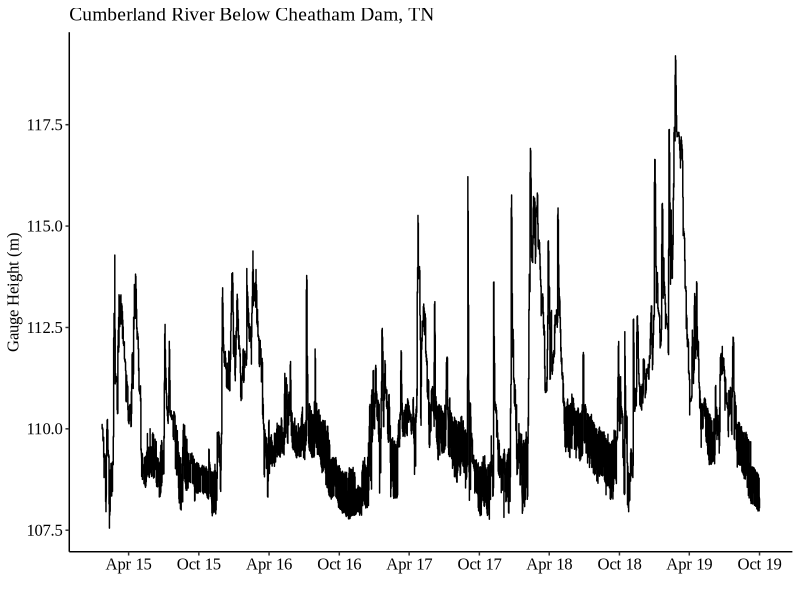
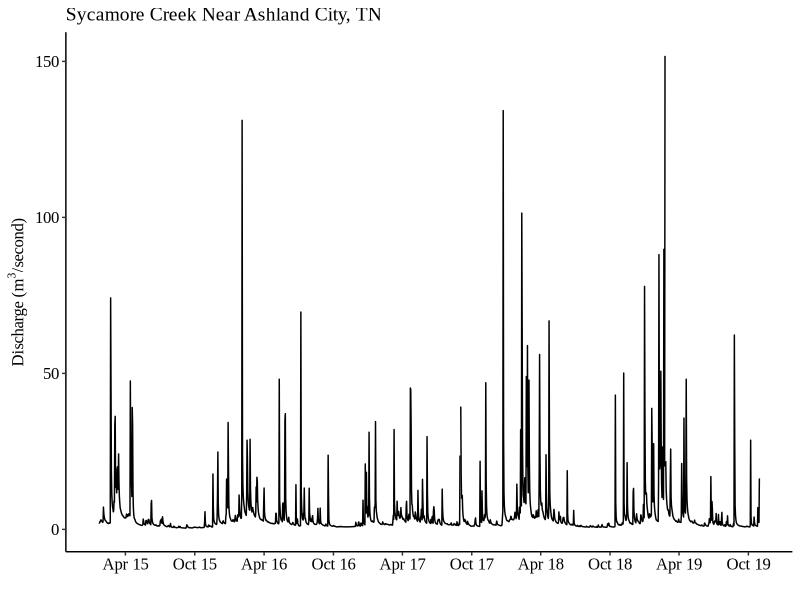

The R source for these figures, in order: (Note: this script raises an error after producing the figures.)
## ---- chunk 1
packages <- c(
  "caret",
  "utils",
  "raster",
  "data.table",
  "grid",
  "vegan",
  "permute",
  "sp",
  "dplyr",
  "ggplot2",
  "tidyr",
  "knitr",
  "lattice",
  "MASS",
  "randomForest",
  "randomForestExplainer",
  "ROCR",
  "cowplot",
  "ggrepel",
  "gt",
  "glue",
  "pdp",
  "scales",
  "kableExtra",
  "cowplot",
  "vegan"
)

sapply(packages, require, character.only=T)
## ---- chunk 2
theme_set(
  theme_bw(base_family = "Times New Roman")
)
## ---- chunk 3
study <- read.csv("public_data/Cottonmouth-Datasheet.csv")
## ---- chunk 4
gauge<-read.csv("data/GaugeData-USGS.csv")
gauge[,2]<-as.Date(gauge[,2])
gauge[,4]<-gauge[,3]*0.3048

discharge<-read.csv("data/SycamoreData-USGS.csv")
discharge[,2]<-as.Date(discharge[,2])
discharge[,4]<-discharge[,3]*0.0283168

p1<-ggplot(gauge, aes(x =gauge$datetime, y= gauge$V4))+
  geom_line(color = "black")+
  xlab("")+
  ylab("Gauge Height (m)")+
  ggtitle("Cumberland River Below Cheatham Dam, TN")+
  #ggtitle("USGS 03435000 Cumberland River Below Cheatham Dam, TN")+
  scale_x_date(breaks=date_breaks("6 months"), labels = date_format("%b %y"))+
  theme_classic() +
  theme(text = element_text(family = "Times New Roman")) +
  theme(
    plot.title = element_text(size = 14),
    axis.title.x = element_text(size = 12),
    axis.title.y = element_text(size = 12),
    axis.text.x = element_text(size = 12, color = "black"),
    axis.text.y = element_text(size = 12, color = "black")
  )

p2<-ggplot(discharge, aes(x =discharge$datetime, y= discharge$V4))+
  geom_line(color = "black")+
  xlab("")+
  ylab(expression("Discharge (" * m^3 * "/second)"))+
  ggtitle("Sycamore Creek Near Ashland City, TN")+
  #ggtitle("USGS 03431800 Sycamore Creek Near Ashland City, TN")+
  scale_x_date(breaks=date_breaks("6 months"), labels = date_format("%b %y"))+
  theme_classic() +
  theme(text = element_text(family = "Times New Roman")) +
  theme(
    plot.title = element_text(size = 14),
    axis.title.x = element_text(size = 12), 
    axis.title.y = element_text(size = 12),
    axis.text.x = element_text(size = 12, color = "black"),
    axis.text.y = element_text(size = 12, color = "black")
  )

(p1 / p2) #stack plots using patchwork

ggsave("HCB_figs/fig2_hydrographs.jpg")
#ggsave("HCB_figs/fig1_hydrographs.jpg", width = 3.43, height = 3)
## ---- chunk 5
#Subsetting Groups
male<- study %>% subset(Group == "MALE")
female<- study %>% subset(Group == "FEMALE")
juvenile<- study %>% subset(Group == "JUVENILE")
YOY<- study %>% subset(Group == "YOY")
## ---- chunk 6
glimpse(study)
s<-study[,c(3:24)]
s<-na.omit(s)
glimpse(s)
## ---- chunk 7
#Averaged surface and ambient temperature variables
Temp<-(s$Surface.Temp+s$Ambient.Temp)/2
s<-cbind(s,Temp)
#Removed correlated variables
s<-s[,c(1,5,6,7,8,9,10,11,12,13,14,15,17,18,19,20,21,22,23)]
glimpse(s)
## ---- chunk 8
s1<-s[,c(1,2,3,4,5,6,7,8,9,10,11,12,13,14,15,16,17,18,19)]
glimpse(s1)
#PCA
pc<-princomp(s1[,c(2,3,4,5,6,7,8,9,10,11,12,13,14,15,16,19)], cor = T, scores = T)
#Component
#Setting- Up ANOVA
comp<-pc$scores[,1:3]
s1<-cbind(s1, comp)
#Snake Averages
group<- s1 %>% subset(Type == "SNAKE")

pcomp<-group_by(group, Group)%>%
  summarise(Comp.1 = mean(Comp.1),
            Comp.2 = mean(Comp.2),
            Comp.3 = mean(Comp.3))
## ---- chunk 9
summary(pc)
screeplot(pc, type = "l")
## ---- chunk 10
##Colored Plot Snake vs Habitat
p<-ggplot(data = s1, aes(Comp.1, Comp.2, shape = Type))+
  geom_point(size = 3.1)+
  scale_shape_manual(values = c(21, 19))+
  theme_bw(base_size = 24)+
  theme(panel.grid = element_blank(), panel.border = element_rect(fill= "transparent"))+
  geom_hline(yintercept = 0, lty = 2) +
  geom_vline(xintercept = 0, lty = 2)+
  xlim(-6,6)+
  ylim(-4.5,4.5)+
  stat_ellipse(type = "norm", aes(color = Type), 
               show.legend = FALSE,size = 1, level = 0.95, linetype = 1)+
  scale_color_manual(values=c("#969696", "#252525"))+
  annotate("label",  x = 3.5, y = 2.7, label = "Cottonmouth", color ="#252525", size = 9, family = "Times New Roman")+
  annotate("label",  x = 3, y = -3.5, label = "Habitat", color ="#969696", size = 9, family = "Times New Roman")+
  xlab(expression(atop("aquatic sites" %<->% "terrestrial sites", paste("PC-1 (22.6%)" ))))+
  ylab(expression(atop ("PC-2 (11.8%)", paste("low cover " %<->% "high cover"))))+
  theme(text = element_text(family = "Times New Roman")) +
  theme(legend.position="none", legend.background = element_rect(fill="White",
                                                                 size=0.5),
    axis.title.x = element_text(size = 26),
    axis.title.y = element_text(size = 26),
    axis.text.x = element_text(size = 20, color = "black"),
    axis.text.y = element_text(size = 20, color = "black")
  )

#Adding Densities
xdens<-axis_canvas(p, axis = "x")+
  geom_density(data =group, aes(Comp.1, color = group$Group, fill = group$Group), alpha = 0.15, size =1, linetype= "dashed")+
  scale_fill_manual(values = c("#F8766D","#7CAE00","#00BFC4", "#C77CFF"))+
  scale_color_manual(values = c("#F8766D","#7CAE00","#00BFC4", "#C77CFF")) +
  theme(text = element_text(family = "Times New Roman"))

ydens<-axis_canvas(p, axis = "y", coord_flip = TRUE)+
  geom_density(data =group, aes(Comp.2, color = group$Group, fill = group$Group), alpha = 0.15, size =1, linetype= "dashed")+
  scale_fill_manual(values = c("#F8766D","#7CAE00","#00BFC4", "#C77CFF"))+
  scale_color_manual(values = c("#F8766D","#7CAE00","#00BFC4", "#C77CFF"))+
  theme(text = element_text(family = "Times New Roman")) +
  coord_flip()

p1<-insert_xaxis_grob(p, xdens, grid::unit(0.2, "null"), position= "top")
p2<-insert_yaxis_grob(p1,ydens, grid::unit(0.2, "null"), position = "right")

twogroup<-ggdraw(p2)

#Colored Intraspecific Group
gg_scatter1<-ggplot(data = s1, aes(Comp.1, Comp.2, shape = Type))+
  scale_shape_manual(values = c(15,21,16,17,18, 19))+
  theme_bw(base_size = 24)+
  theme(text = element_text(family = "Times New Roman")) +
  theme(panel.grid = element_blank(), panel.border = element_rect(fill= "transparent"))+
  geom_hline(yintercept = 0, lty = 2) +
  geom_vline(xintercept = 0, lty = 2)+
  xlim(-6,6)+
  ylim(-4.5,4.5)+
  stat_ellipse(type = "norm", aes(color = Type), 
               show.legend = FALSE,size = 1, level = 0.95, linetype = 1)+
  scale_color_manual(values=c("#F8766D","#969696","#7CAE00","#00BFC4", "#C77CFF", "#252525"))+
  annotate("label",  x = 3.2, y = 2.7, label = "Cottonmouth", color ="#252525", size = 9, family = "Times New Roman")+
  annotate("label",  x = 3, y = -3.5, label = "Habitat", color ="#969696", size = 9, family = "Times New Roman")+
  xlab(expression(atop("aquatic sites" %<->% "terrestrial sites", paste("PC-1 (22.6%)" ))))+
  ylab(expression(atop ("PC-2 (11.8%)", paste("low cover " %<->% "high cover"))))+
  theme(legend.position="none", legend.background = element_rect(fill="White",
                                                                 size=0.5),
    axis.title.x = element_text(size = 26),
    axis.title.y = element_text(size = 26),
    axis.text.x = element_text(size = 20, color = "black"),
    axis.text.y = element_text(size = 20, color = "black"))

pp<-gg_scatter1+
  geom_point(data =pcomp, aes(pcomp$Comp.1, pcomp$Comp.2, shape = Group, color = Group), size = 8, alpha= 0.8)+
  theme(text = element_text(family = "Times New Roman")) +
  annotate("label", x = 0.9, y = 0.5, label = "FEMALE", color ="#F8766D", size = 6, family = "Times New Roman")+
  annotate("label", x = -1.6, y = 1.2, label = "JUVENILE", color ="#7CAE00", size = 6, family = "Times New Roman")+
  annotate("label", x = -0.7, y = -0.15, label = "MALE", color ="#00BFC4", size = 6, family = "Times New Roman")+
  annotate("label", x = 0.8, y = 1.7, label = "NEONATE", color ="#C77CFF", size =6, family = "Times New Roman")

#Adding Densities for Intraspecific Groups
xdens1<-axis_canvas(pp, axis = "x")+
  geom_density(data =group, aes(Comp.1, color = group$Group, fill = group$Group), alpha = 0.15, size =1, linetype= "dashed")+
  scale_fill_manual(values = c("#F8766D","#7CAE00","#00BFC4", "#C77CFF"))+
  scale_color_manual(values = c("#F8766D","#7CAE00","#00BFC4", "#C77CFF"))

ydens1<-axis_canvas(pp, axis = "y", coord_flip = TRUE)+
  geom_density(data =group, aes(Comp.2, color = group$Group, fill = group$Group), alpha = 0.15, size =1, linetype= "dashed")+
  scale_fill_manual(values = c("#F8766D","#7CAE00","#00BFC4", "#C77CFF"))+
  scale_color_manual(values = c("#F8766D","#7CAE00","#00BFC4", "#C77CFF"))+
  coord_flip()

p11<-insert_xaxis_grob(pp, xdens1, grid::unit(0.2, "null"), position= "top")
p22<-insert_yaxis_grob(p11,ydens1, grid::unit(0.2, "null"), position = "right")

fourgroup<-ggdraw(p22)

colored<-plot_grid(twogroup,fourgroup, nrow = 1, align = "h")
## ---- chunk 11
colored
ggsave("HCB_figs/fig3_PCA_ellipses.jpg")
## ---- chunk 12
Description<- c("Percentage of canopy above quadrat", "Coverage within quadrat","Coverage within quadrat","Coverage within quadrat","Coverage within quadrat", "Height of largest living woody stem", "Height of cover object closest to snake point", "Distance to nearest cover object", "Diameter of largest log within quadrat", "Distance to nearest water source", "Water depth measured within quadrat", "Coverage within quadrat","Coverage within quadrat","Coverage within quadrat", "Coverage within quadrat","Mean temperature within quadrat", "", "")

loadings<-pc$loadings[,1:3]
sdev<-t(data.frame(pc$sdev))
eigen<-sdev[,1:3]
Variance<-c(22.60, 11.81, 9.27)
loadings<-rbind(loadings, eigen, Variance)
loadings<-round(loadings, digits = 3)
names(loadings)<-c("PC-1", "PC-2", "PC-3")
loadings<-round(loadings, digits = 3)
loadings<-cbind(Description, loadings)

"Variable (units)"<-c("Canopy Closure (%)", "Rock Cover (%)", "Leaf Cover (%)", "Vegetative Cover (%)", "Fallen Log Cover (%)","Woody Stem Height (cm)", "Cover Height (cm)", "Distance To Cover (cm)","Log Diameter (cm)", "Distance To Water (cm)", "Water Depth (cm)", "Percent Water (%)", "Percent Woody Debris (%)", "Percent Floating Vegetation (%)", "Percent Bare Soil (%)", "Mean Temperature (C)", "Eigenvalue", "Explained Variance")

loadings<-cbind(`Variable (units)`,loadings)
names(loadings)<-c("Variable (units)", "Description", "PC-1", "PC-2", "PC-3")
row.names(loadings)<-NULL

kable(loadings) %>%
  kable_styling("striped")%>%
  pack_rows("PCA Statistics", 17,18)
  
## ---- chunk 13
# #PERMANOVA
# Perm1<-adonis2(s1[,c(2,3,4,5,6,7,8,9,10,11,12,13,14,15,16,22)]~ Type, data = s1, method='eu')
# Perm1<-cbind(Perm1$aov.tab[1,4], Perm1$aov.tab[1,6])
# 
# #PERMDISP
# dist<-dist(scale(s1[,c(2,3,4,5,6,7,8,9,10,11,12,13,14,15,16,22)]))
# bd<-anova(betadisper(dist,s1$Type))
# beta<-betadisper(dist,s1$Type)
# bd1<-cbind(bd$`F value`, bd$`Pr(>F)`)
# bd1<-data.frame(bd1)
# bd1<-bd1[-2,]
# PermDisp<- cbind(Perm1, bd1)
# names(PermDisp)<-c("Pseudo-F", "P", "F", "P ")
# row.names(PermDisp)<-c("Proportions (Euclidean)")
# 
# gt(PermDisp, rownames_to_stub = TRUE)%>%
#   fmt_number(columns = c(1,3),
#              decimals = 2,
#              suffixing = T)%>%
#     fmt_scientific(columns = c(2,4),
#              decimals = 2)%>%
#   tab_spanner(
#     label = "PERMANOVA", columns = 1:2)%>%
#   tab_spanner(
#     label = "PERMDISP", columns = 3:4)%>%
#   tab_source_note(
#     source_note = "N(permutations) = 999")%>%
#   tab_source_note(
#     source_note = "df = 1")
## ---- chunk 14
vars <- c(2:16, 22)

# distance matrix
d <- dist(scale(s1[, vars]), method = "euclidean")

# PERMANOVA
perm <- adonis2(d ~ Type, data = s1)

Perm1 <- data.frame(
  `Pseudo-F` = perm$F[1],
  P = perm$`Pr(>F)`[1],
  check.names = FALSE
)

# PERMDISP
beta <- betadisper(d, s1$Type)
bd <- anova(beta)

bd1 <- data.frame(
  F = bd$`F value`[1],
  `P ` = bd$`Pr(>F)`[1],
  check.names = FALSE
)

# Combine
PermDisp <- cbind(Perm1, bd1)

row.names(PermDisp) <- "Proportions (Euclidean)"

PermDisp

gt(PermDisp, rownames_to_stub = TRUE)%>%
  fmt_number(columns = c(1,3),
             decimals = 2,
             suffixing = T)%>%
    fmt_scientific(columns = c(2,4),
             decimals = 2)%>%
  tab_spanner(
    label = "PERMANOVA", columns = 1:2)%>%
  tab_spanner(
    label = "PERMDISP", columns = 3:4)%>%
  tab_source_note(
    source_note = "N(permutations) = 999")%>%
  tab_source_note(
    source_note = "df = 1")

## ---- chunk 15
beta
## ---- chunk 16
pcomp<-pcomp[,2:4]
names(pcomp)<- c( "PC-1","PC-2", "PC-3")
row.names(pcomp)<-c("Female", "Juvenile", "Male", "YOY")
pcomp[,1:3]<-round(pcomp[,1:3], digits = 3)

C1<-aov(Comp.1~Group, group)
C2<-aov(Comp.2~Group, group)
C3<-aov(Comp.3~Group, group)

F.value<-c(anova(C1)$"F value"[1], anova(C2)$"F value"[1], anova(C3)$"F value"[1])
p.value<-c(anova(C1)$"Pr(>F)"[1],anova(C2)$"Pr(>F)"[1],anova(C3)$"Pr(>F)"[1])

stats<-data.frame(t(cbind(F.value, p.value)))
names(stats)<-c( "PC-1","PC-2", "PC-3")
pcomp<-rbind(pcomp,stats)

row.names(pcomp)<-c("Female", "Juvenile", "Male", "YOY", "F", "P-value")
pcomp<-round(pcomp, digits = 3)

gt(pcomp, rownames_to_stub = TRUE)%>%
  tab_stubhead(label = "Cottonmouth conspecific")%>%
  tab_row_group( group = "",
    rows = 1:4
  )%>%
  tab_row_group(
    group = "ANOVA",rows = c(5,6))
## ---- chunk 17
#PC-1
#ANOVA
summary(C1)
#Tukey
TukeyHSD(C1)
#PC-2
#ANOVA
summary(C2)
#Tukey 2
TukeyHSD(C2)

#PC-3
#ANOVA
summary(C3)

#Tukey 3
TukeyHSD(C3)
## ---- chunk 18
PC1<-ggplot(group, aes(x = Group, y = group$Comp.1, color = Group))+
  scale_color_manual(values = c("#F8766D","#7CAE00","#00BFC4", "#C77CFF"))+
  geom_boxplot()+
 ylab(expression(atop("aquatic site" %<->% "terrestrial sites", paste("PC-1 (22.6%)" ))))+
  xlab("")+
  geom_text(aes(4, 2.5, label = paste("P= 0.233")), color = "black", size=4)+
  theme_classic()+
  theme(legend.position="none", legend.background = element_rect(fill="White",size=0.5))

PC2<-ggplot(group, aes(x = Group, y = group$Comp.2, color = Group))+
  scale_color_manual(values = c("#F8766D","#7CAE00","#00BFC4", "#C77CFF"))+
  geom_boxplot()+
  ylab(expression(atop("low cover" %<->% "high cover", paste("PC-2 (11.8%)" ))))+
  xlab("")+
  geom_text(aes(4, 5, label = paste("P= 0.016*")), color = "black", size=4)+
  theme_classic()+
  theme(legend.position="none", legend.background = element_rect(fill="White",size=0.5))

PC3<-ggplot(group, aes(x = Group, y = group$Comp.3, color = Group))+
  scale_color_manual(values = c("#F8766D","#7CAE00","#00BFC4", "#C77CFF"))+
  geom_boxplot()+
  ylab(expression(atop("high vegetation" %<->% "low vegetation", paste("PC-3 (9.2%)" ))))+
  xlab("")+
  geom_text(aes(4, 5, label = paste("P= 0.358")), color = "black", size=4)+
  theme_classic()+
  theme(legend.position="none", legend.background = element_rect(fill="White",size=0.5))

plot_grid(PC1, PC2, PC3, labels=c("A)", "B)", "C)"), ncol = 3, nrow = 1)
## ---- chunk 19
#Linear Regression
mod<-lm(SVL~Comp.1,group)
mod2<-lm(SVL~Comp.2,group)
mod3<-lm(SVL~Comp.3,group)

LR1<-ggplot(group, aes(x= SVL, y= Comp.1))+
  geom_point(size = 2)+
  xlim(209, 1061)+
  geom_smooth(method = "lm", color= "black")+
  geom_hline(yintercept = 0, lty = 2) +
  geom_vline(xintercept = 600, lty = 2)+
  theme_bw(base_size = 24)+
  #geom_text(aes(900, 6, label = paste("R-squared = 0.034")), color="black")+
  geom_text(aes(900, 3, label = paste("P = 0.02")), color = "black", size=10, family = "Times New Roman")+
  #geom_text(aes(900, 3, label = paste("P = 0.023")), color = "black", size=10, family = "Times New Roman")+
  xlab("Snout-Vent Length (mm)")+
  ylab(expression(atop("aquatic site" %<->% "terrestrial sites", paste("PC-1 (22.6%)" ))))+
  ylim(-3,3)+
  guides(shape = "none")+
  theme(text = element_text(family = "Times New Roman")) +
  theme(panel.grid = element_blank(), panel.border = element_rect(fill= "transparent"),
    axis.title.x = element_text(size = 28),
    axis.title.y = element_text(size = 28),
    axis.text.x = element_text(size = 22),
    axis.text.y = element_text(size = 22)
  )

LR2<-ggplot(group, aes(x= SVL, y= Comp.2))+
  geom_point(size = 2)+
  xlim(209, 1061)+
  geom_smooth(method = "lm", color= "black")+
  geom_hline(yintercept = 0, lty = 2) +
  geom_vline(xintercept = 600, lty = 2)+
  theme_bw(base_size = 24)+
  #geom_text(aes(900, 6, label = paste("R-squared = 0.045")), color="black")+
  geom_text(aes(900, 3, label = paste("P = 0.008")), color = "black", size = 10, family = "Times New Roman")+
  xlab("Snout-Vent Length (mm)")+
  ylab(expression(atop("low cover" %<->% "high cover", paste("PC-2 (11.8%)" ))))+
  ylim(-3,3)+
  guides(shape = "none")+
  theme(text = element_text(family = "Times New Roman")) +
  theme(panel.grid = element_blank(), panel.border = element_rect(fill= "transparent"),
    axis.title.x = element_text(size = 28),
    axis.title.y = element_text(size = 28),
    axis.text.x = element_text(size = 22),
    axis.text.y = element_text(size = 22)
  )

LR3<-ggplot(group, aes(x= SVL, y= Comp.3))+
  geom_point(size = 2)+
  xlim(209, 1061)+
  geom_hline(yintercept = 0, lty = 2) +
  geom_vline(xintercept = 600, lty = 2)+
  theme_bw(base_size = 24)+
  #geom_text(aes(900, 6, label = paste("R-squared = 0.045")), color="black")+
  geom_text(aes(900, 3, label = paste("P = 0.49")), color = "black", size = 10, family = "Times New Roman")+
  xlab("Snout-Vent Length (mm)")+
  ylab(expression(atop("high vegetation" %<->% "low vegetation", paste("PC-3 (9.2%)" ))))+
  ylim(-3,3)+
  guides(shape = "none")+
  theme(text = element_text(family = "Times New Roman")) +
  theme(panel.grid = element_blank(), panel.border = element_rect(fill= "transparent"),
    axis.title.x = element_text(size = 28),
    axis.title.y = element_text(size = 28),
    axis.text.x = element_text(size = 22),
    axis.text.y = element_text(size = 22)
  )

#combine using patchwork
(LR1 + LR2 + LR3) +
  plot_annotation(tag_levels = 'A')

ggsave("HCB_figs/fig4_SVL_PCA_regressions.jpg")
## ---- chunk 20
summary(mod)
summary(mod2)
summary(mod3)
## ---- chunk 21
#Went with the Full Model
rf<-s1[,c(1,2,3,4,5,6,7,8,9,10,11,12,13,14,15,16,19)]
## ---- chunk 22
#Setting up Cross Validation Training and Validation sets
set.seed(123)
ind<-sample(2,nrow(rf),replace = T, prob = c(0.9,0.1))
train<-rf[ind==1,]
test<-rf[ind==2,]
## ---- chunk 23

train$Type <- as.factor(train$Type)
test$Type  <- as.factor(test$Type)

set.seed(123)
a1<- randomForest(Type~., data = train, ntree = 6000, importance = T)
a2<- randomForest(Type~., data = train, ntree = 6000, importance = T)
a3<- randomForest(Type~., data = train, ntree = 6000, importance = T)
a4<- randomForest(Type~., data = train, ntree = 6000, importance = T)
a5<- randomForest(Type~., data = train, ntree = 6000, importance = T)
a6<- randomForest(Type~., data = train, ntree = 6000, importance = T)
a7<- randomForest(Type~., data = train, ntree = 6000, importance = T)
a8<- randomForest(Type~., data = train, ntree = 6000, importance = T)
a9<- randomForest(Type~., data = train, ntree = 6000, importance = T)
a10<- randomForest(Type~., data = train, ntree = 6000, importance = T)
b1<- randomForest(Type~., data = train, ntree = 6000, importance = T)
b2<- randomForest(Type~., data = train, ntree = 6000, importance = T)
b3<- randomForest(Type~., data = train, ntree = 6000, importance = T)
b4<- randomForest(Type~., data = train, ntree = 6000, importance = T)
b5<- randomForest(Type~., data = train, ntree = 6000, importance = T)
b6<- randomForest(Type~., data = train, ntree = 6000, importance = T)
b7<- randomForest(Type~., data = train, ntree = 6000, importance = T)
b8<- randomForest(Type~., data = train, ntree = 6000, importance = T)
b9<- randomForest(Type~., data = train, ntree = 6000, importance = T)
b10<- randomForest(Type~., data = train, ntree = 6000, importance = T)
c1<- randomForest(Type~., data = train, ntree = 6000, importance = T)
c2<- randomForest(Type~., data = train, ntree = 6000, importance = T)
c3<- randomForest(Type~., data = train, ntree = 6000, importance = T)
c4<- randomForest(Type~., data = train, ntree = 6000, importance = T)
c5<- randomForest(Type~., data = train, ntree = 6000, importance = T)
c6<- randomForest(Type~., data = train, ntree = 6000, importance = T)
c7<- randomForest(Type~., data = train, ntree = 6000, importance = T)
c8<- randomForest(Type~., data = train, ntree = 6000, importance = T)
c9<- randomForest(Type~., data = train, ntree = 6000, importance = T)
c10<- randomForest(Type~., data = train, ntree = 6000, importance = T)
## ---- chunk 24
OOB1<-c(a1$err.rate[6000,1],a2$err.rate[6000,1],a3$err.rate[6000,1],a4$err.rate[6000,1],a5$err.rate[6000,1],a6$err.rate[6000,1],
       a7$err.rate[6000,1],a8$err.rate[6000,1],a9$err.rate[6000,1],a10$err.rate[6000,1],b1$err.rate[6000,1],b2$err.rate[6000,1],
       b3$err.rate[6000,1],b4$err.rate[6000,1],b5$err.rate[6000,1],b6$err.rate[6000,1],b7$err.rate[6000,1],b8$err.rate[6000,1],
       b9$err.rate[6000,1],b10$err.rate[6000,1],c1$err.rate[6000,1],c2$err.rate[6000,1],c3$err.rate[6000,1],c4$err.rate[6000,1],
       c5$err.rate[6000,1],c6$err.rate[6000,1],c7$err.rate[6000,1],c8$err.rate[6000,1],c9$err.rate[6000,1],c10$err.rate[6000,1])
OOB<-c(1-min(OOB1),1-mean(OOB1), 1-max(OOB1))
## ---- chunk 25
files<-list(a1,a2,a3,a4,a5,a6,a7,a8,a9,a10,b1,b2,b3,b4,b5,b6,b7,b8,b9,b10,c1,c2,c3,c4,c5,c6,c7,c8,c9,c10)

cv<-(function(x){
p<-predict(x, test)
cm<-caret::confusionMatrix(p, positive = "SNAKE",test$Type)

CVTABLE<-t(data.frame(cm$overall))
CV2TABLE<-t(data.frame(cm$byClass))

cv_table<-cbind(CVTABLE,CV2TABLE)
cv_table<-cv_table[,c(1,2,8,9)]
cv_table
})

cv_table<-t(data.frame(lapply(files, cv)))

cv_max<-c(max(cv_table[,1]), max(cv_table[,2]), max(cv_table[,3]), max(cv_table[,4]))
cv_mean<-c(mean(cv_table[,1]), mean(cv_table[,2]), mean(cv_table[,3]), mean(cv_table[,4]))
cv_min<-c(min(cv_table[,1]), min(cv_table[,2]), min(cv_table[,3]), min(cv_table[,4]))

cv_table<-data.frame(rbind(cv_max,cv_mean, cv_min))

RandomForest_Model<-c("Maximum", "Mean", "Minimum")
## ---- chunk 26

AUC<- function(z){
pred<-predict(z, test, type = "prob")
pred<-pred[,2]
pred<-prediction(pred, test$Type)

#AUC (Area Under The Curve)
auc<-performance(pred, "auc")
auc<-unlist(slot(auc, "y.values"))
  
}

AUC<-t(data.frame(lapply(files, AUC)))

AUC<-c(max(AUC), mean(AUC), min(AUC))
## ---- chunk 27
models<-cbind(cv_table, OOB, AUC)
models<-round(models, digits = 3)
models<-cbind(RandomForest_Model,models)
gt(models)%>%
  cols_label(
    RandomForest_Model = "Random Forest Models",
    X1 = "Accuracy",
    X2 = "Kappa",
    X3 = "Sensitivity",
    X4 = "Specificity")%>%
  tab_source_note(
    source_note = "N(trees) = 6000")%>%
  tab_source_note(
    source_note = "OOB = Out of Bag Accuracy")%>%
    tab_source_note(
    source_note = "AUC = Area Under the Curve")
## ---- chunk 28
a7 # Maximum Accuracy
a1 #Mean Accuracy
## ---- chunk 29
MDA<-randomForest::importance(a7, class = "SNAKE")
MDA<-data.frame(MDA[,c(1,2)])
gen<-sum(MDA[,1])
sna<-sum(MDA[,2])
#Calculating relative importance of MDA
MDA[,1]<-(MDA[,1]/gen)*100
MDA[,2]<-(MDA[,2]/gen)*100

#Plotting
Habitat_Variables <- c("Canopy Closure", "Rock Cover", "Leaf Cover", "Vegetative Cover","Fallen Log Cover","Woody Stem Height", "Cover Height", "Distance To Cover","Log Diameter","Distance To Water", "Water Depth", "Percent Water", "Percent Woody Debris", "Percent Floating Vegetation", "Percent Bare Soil", "Mean Temperature")

D <-cbind(Habitat_Variables,MDA)
row.names(D)<-NULL

ggplot(D, aes(x = reorder(Habitat_Variables, D$SNAKE), y = D$SNAKE))+
  geom_col(aes(fill=D$SNAKE), color = "black", width = 0.9)+
  geom_text(label=round(D$SNAKE,1), nudge_y = 0.5)+
    ylab("Relative Importance")+
  xlab(expression(atop("Environmental Variables", paste(""))))+
  coord_flip()+
  theme_classic()+
  theme(text = element_text(family = "Times New Roman")) +
  theme(legend.position = "none",
    axis.title.x = element_text(size = 24),
    axis.title.y = element_text(size = 24),
    axis.text.x = element_text(size = 20),
    axis.text.y = element_text(size = 20, color = "black")
  ) +
  scale_fill_gradient2(low="white", high="black")

ggsave("HCB_figs/fig5_variable_importance.jpg")
## ---- chunk 30
#RF a7
plotx<-partial(a7, pred.var = "Dist..To.Water", pdp = T, center = T, plot = T, plot.engine = "ggplot2", type = "classification", which.class = "SNAKE", train = train, rug = T)

ploty<-partial(a7, pred.var = "X.Bare.soil", pdp = T, center = T, plot = T, plot.engine = "ggplot2", type = "classification", which.class = "SNAKE", train = train, rug = T)

plotz<-partial(a7, pred.var = "Rock.Cover", pdp = T, center = T, plot = T, plot.engine = "ggplot2", type = "classification", which.class = "SNAKE", train = train, rug = T)

plotz1<-partial(a7, pred.var = "Depth", pdp = T, center = T, plot = T, plot.engine = "ggplot2", type = "classification", which.class = "SNAKE", train = train, rug = T)

plotz2<-partial(a7, pred.var = "X.Water", pdp = T, center = T, plot = T, plot.engine = "ggplot2", type = "classification", which.class = "SNAKE", train = train, rug = T)

plotz3<-partial(a7, pred.var = "Dist..To.Cover", pdp = T, center = T, plot = T, plot.engine = "ggplot2", type = "classification", which.class = "SNAKE", train = train, rug = T)
## ---- chunk 31

theme_partial_dependence <- theme_bw() +
  theme(
    text = element_text(family = "Times New Roman"),
    axis.title.x = element_text(size = 12),
    axis.title.y = element_text(size = 12),
    axis.text.x  = element_text(size = 10, color = "black"),
    axis.text.y  = element_text(size = 10, color = "black")
  )

pd_plot1<-ploty+ 
  geom_line(size = 1)+
  xlab("Bare Soil Cover (%)")+
  ylab("Relative Probability")+
  xlim(0,105) +
  theme_partial_dependence

pd_plot2<-plotx+
  geom_line(size = 1)+
  xlab("Distance to Water (cm)")+
  ylab("")+
  ylim(-1.05,0.35)+
  theme_partial_dependence

pd_plot3<-plotz+ 
  geom_line(size = 1)+
  xlab("Rock Cover (%)")+
  ylab("")+
  theme_partial_dependence

pd_plot4<-plotz1+ 
  geom_line(size = 1)+
  xlab("Water Depth (cm)")+
  ylab("Relative Probability")+
  xlim(0,105)+
  ylim(-0.25,0.4)+
  theme_partial_dependence

pd_plot5<-plotz2+ 
  geom_line(size = 1)+
  xlab("Water Cover (%)")+
  ylab("")+
  xlim(0,105)+
  ylim(-0.80, 0.25)+
  theme_partial_dependence

pd_plot6<-plotz3+ 
  geom_line(size = 1)+
  xlab("Distance to Cover (cm)")+
  ylab("")+
  ylim(-0.65,-0.2)+
  theme_partial_dependence

#combine plots using patchwork
(pd_plot1 + pd_plot2 + pd_plot3) / (pd_plot4 + pd_plot5 + pd_plot6) +
  plot_annotation(tag_levels = 'A')

ggsave("HCB_figs/fig6_partial_dependence_plots.jpg")
